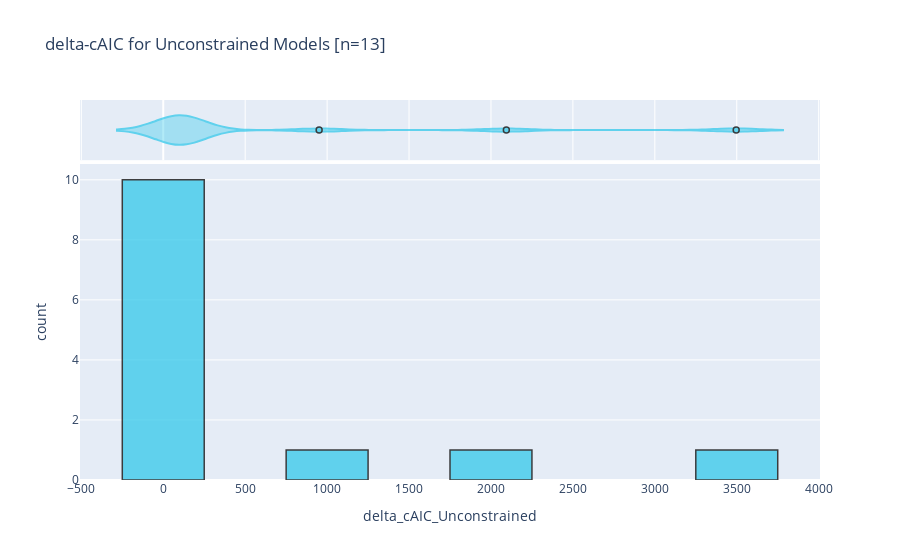

Notebook code for this chart:
### Code cell
fig = go.Figure()
df2 = pd.DataFrame (delta_value, columns=['delta_cAIC_Unconstrained'])

fig = px.histogram(df2, x="delta_cAIC_Unconstrained", marginal="violin", nbins=len(df.index), title='delta-cAIC for Unconstrained Models [n=' + str(len(df.index)) + ']')

fig.update_traces(marker_color='rgb(52, 201, 235)', marker_line_color='rgb(0,0,0)',
                  marker_line_width=1.5, opacity=0.75)
fig.show()
""""""

### Figure 1 — Plotly figure (JSON) as saved in the notebook; plotly's stock layout.template omitted (floating-point values rounded to 4 significant figures)
{"data": [{"alignmentgroup": "True", "bingroup": "x", "hovertemplate": "delta_cAIC_Unconstrained=%{x}<br>count=%{y}<extra></extra>", "legendgroup": "", "marker": {"color": "rgb(52, 201, 235)", "line": {"color": "rgb(0,0,0)", "width": 1.5}}, "name": "", "nbinsx": 13, "offsetgroup": "", "opacity": 0.75, "orientation": "v", "showlegend": false, "type": "histogram", "x": [148.5, 144.6, 111.3, 951.3, 3496.0, 181.7, 120.9, 48.82, 2094.0, 3.441, 72.81, 62.2, 122.3], "xaxis": "x", "yaxis": "y"}, {"alignmentgroup": "True", "hovertemplate": "delta_cAIC_Unconstrained=%{x}<extra></extra>", "legendgroup": "", "marker": {"color": "rgb(52, 201, 235)", "line": {"color": "rgb(0,0,0)", "width": 1.5}}, "name": "", "offsetgroup": "", "opacity": 0.75, "scalegroup": "x", "showlegend": false, "type": "violin", "x": [148.5, 144.6, 111.3, 951.3, 3496.0, 181.7, 120.9, 48.82, 2094.0, 3.441, 72.81, 62.2, 122.3], "xaxis": "x2", "yaxis": "y2"}], "layout": {"barmode": "relative", "legend": {"tracegroupgap": 0}, "title": {"text": "delta-cAIC for Unconstrained Models [n=13]"}, "xaxis": {"anchor": "y", "domain": [0, 1], "title": {"text": "delta_cAIC_Unconstrained"}}, "xaxis2": {"anchor": "y2", "domain": [0, 1], "matches": "x", "showgrid": true, "showticklabels": false}, "yaxis": {"anchor": "x", "domain": [0, 0.8316], "title": {"text": "count"}}, "yaxis2": {"anchor": "x2", "domain": [0.8416, 1], "matches": "y2", "showgrid": false, "showline": false, "showticklabels": false, "ticks": ""}}}
